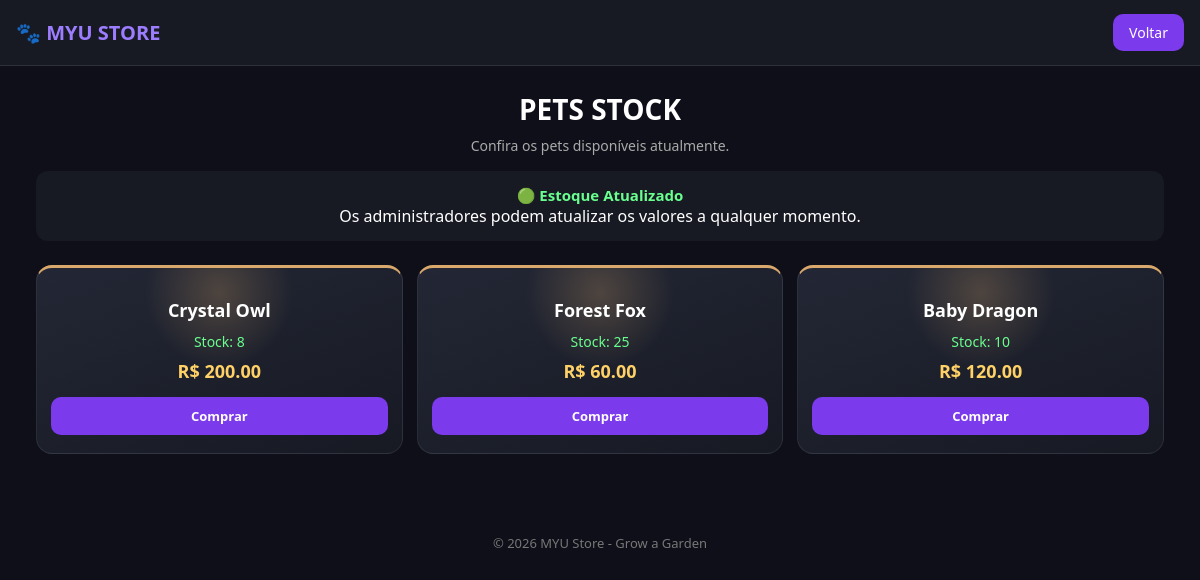
Page /PETS_STOCK.html on the committed database.
### tables this page shows
CREATE TABLE pets (
    id      INTEGER PRIMARY KEY AUTOINCREMENT,
    nome    TEXT NOT NULL,
    stock   INTEGER NOT NULL DEFAULT 0,
    preco   REAL NOT NULL DEFAULT 0,
    imagem  TEXT,
    emoji   TEXT
);

### app.py (the view)
@app.route("/pets")
@app.route("/PETS_STOCK.html")
def pets_stock():
    db = get_db()
    pets = db.execute("SELECT * FROM pets ORDER BY id DESC").fetchall()
    return render_template("PETS_STOCK.html", pets=pets)

### app.py (called while the page is built)
def get_tema(db):
    row = db.execute("SELECT valor FROM configuracoes WHERE chave = 'tema_site'").fetchone()
    tema = dict(TEMA_PADRAO)
    if row and row["valor"]:
        try:
            tema.update(json.loads(row["valor"]))
        except (ValueError, TypeError):
            pass
    return tema

@app.context_processor
def injetar_tema():
    db = get_db()
    return {
        "tema": get_tema(db),
        "fontes_disponiveis": FONTES_DISPONIVEIS,
        "asset_version": ASSET_VERSION,
    }

### db/queries.py (called while the page is built)
def get_db():
    if "db" not in g:
        g.db = sqlite3.connect(DB_PATH)
        g.db.row_factory = sqlite3.Row  # permite acessar colunas por nome: row["nome"]
        g.db.execute("PRAGMA foreign_keys = ON")
    return g.db

### templates/PETS_STOCK.html (shortened to what this page needs)
<!DOCTYPE html>
<html lang="pt-BR">
<head>
<link rel="stylesheet" href="{{ url_for('static', filename='css/PETS_STOCK.css') }}?v={{ asset_version }}">
</head>
<body>
<header class="header">
    <div class="logo">🐾 MYU STORE</div>
    <a href="{{ url_for('index') }}" class="back-btn">
        Voltar
    </a>
</header>
<section class="title">
    <h1>PETS STOCK</h1>
    <p>Confira os pets disponíveis atualmente.</p>
</section>
<div class="status">
    <h3>🟢 Estoque Atualizado</h3>
    <p>Os administradores podem atualizar os valores a qualquer momento.</p>
</div>
<section class="stock-container">
    {% for pet in pets %}
    <div class="pet-card">
        <div class="pet-name">{{ pet['nome'] }}</div>
        <div class="pet-stock">Stock: {{ pet['stock'] }}</div>
        <div class="pet-price">R$ {{ "%.2f"|format(pet['preco']) }}</div>
        {% if pet['stock'] > 0 %}
        <form method="POST" action="{{ url_for('carrinho_adicionar') }}">
            <button type="submit" class="buy-btn">Comprar</button>
        </form>
        {% else %}
        <button class="buy-btn" disabled style="opacity:.5;cursor:not-allowed;">Esgotado</button>
        {% endif %}
    </div>
    {% else %}
    <p style="text-align:center;color:#888;">Nenhum pet em stock no momento.</p>
    {% endfor %}
</section>
<footer class="footer">
    © 2026 MYU Store - Grow a Garden
</footer>
</body>
</html>

### static/css/PETS_STOCK.css (style rules this page uses)
* { margin:0; padding:0; box-sizing:border-box; font-family:'Segoe UI',sans-serif; }
body { background:var(--site-subpage-body-bg, #0f1117); color:white; min-height:100vh; }
.header { width:100%; padding:14px 16px; display:flex; justify-content:space-between; align-items:center; background:var(--site-subpage-header-bg, #171a23); border-bottom:1px solid rgba(255,255,255,.1); }
.logo { font-size:20px; font-weight:bold; color:var(--site-subpage-accent, #9d7dff); }
.back-btn { text-decoration:none; color:white; background:var(--site-subpage-backbtn-bg, #7c3aed); padding:9px 16px; border-radius:10px; transition:.3s; font-size:14px; }
.title { text-align:center; margin-top:24px; padding:0 16px; }
.title h1 { font-size:28px; }
.title p { color:#aaa; margin-top:8px; font-size:14px; }
.status { width:94%; max-width:1200px; margin:16px auto; background:var(--site-subpage-header-bg, #171a23); padding:14px; border-radius:12px; text-align:center; }
.status h3 { color:#69ff8f; font-size:15px; }
.stock-container { width:94%; max-width:1300px; margin:24px auto 50px; display:grid; grid-template-columns:repeat(auto-fit, minmax(150px, 1fr)); gap:14px; }
.pet-card { background:linear-gradient(160deg, #232735 0%, #171a23 100%); border-radius:16px; padding:18px 14px; text-align:center; transition:.3s; border:1px solid rgba(255,255,255,.08); border-top:3px solid #d9a86c; position:relative; overflow:hidden; }
.pet-card::before { content:""; position:absolute; top:-50px; left:50%; transform:translateX(-50%); width:150px; height:150px; border-radius:50%; background:radial-gradient(circle, rgba(217,168,108,.25) 0%, transparent 70%); pointer-events:none; }
.pet-card > * { position:relative; }
.pet-name { font-size:18px; margin-top:12px; font-weight:bold; }
.pet-stock { margin-top:10px; font-size:14px; color:#69ff8f; }
.pet-price { margin-top:8px; font-size:18px; color:#ffd166; font-weight:bold; }
.buy-btn { margin-top:14px; border:none; background:var(--site-subpage-backbtn-bg, #7c3aed); color:white; padding:10px 18px; border-radius:10px; cursor:pointer; font-weight:bold; font-size:13px; transition:.3s; width:100%; }
.footer { text-align:center; padding:30px; color:var(--site-footer-text, #777); font-size:13px; }

### rows in the picture
pets: nome "Crystal Owl", stock "8", preco "200.00"
pets: nome "Forest Fox", stock "25", preco "60.00"
pets: nome "Baby Dragon", stock "10", preco "120.00"
